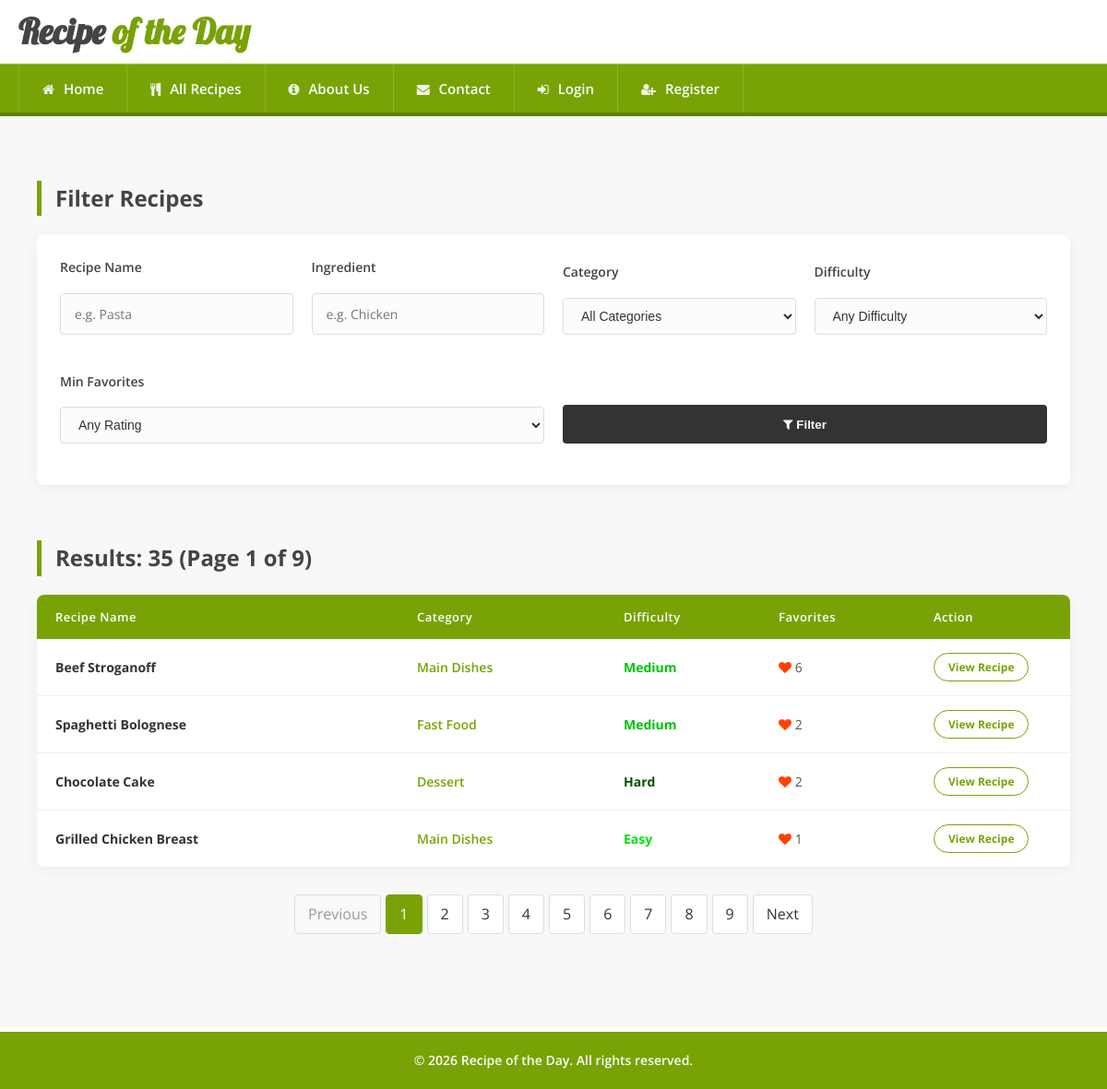
The app's page /recipe_of_the_day/public/all_recipes.php with its own data.
### tables this page shows
CREATE TABLE `recipes` (
  `id` int unsigned NOT NULL AUTO_INCREMENT,
  `title` varchar(150) NOT NULL,
  `description` text,
  `ingredients` text NOT NULL,
  `steps` text NOT NULL,
  `image` varchar(255) DEFAULT NULL,
  `prep_time` int unsigned NOT NULL,
  `difficulty` tinyint NOT NULL,
  `category_id` int unsigned NOT NULL,
  `created_at` datetime DEFAULT CURRENT_TIMESTAMP,
  `updated_at` datetime DEFAULT CURRENT_TIMESTAMP ON UPDATE CURRENT_TIMESTAMP,
  PRIMARY KEY (`id`),
  KEY `idx_title` (`title`),
  KEY `idx_category` (`category_id`),
  CONSTRAINT `fk_recipes_category` FOREIGN KEY (`category_id`) REFERENCES `categories` (`id`) ON DELETE RESTRICT ON UPDATE CASCADE
);

CREATE TABLE `categories` (
  `id` int unsigned NOT NULL AUTO_INCREMENT,
  `name` varchar(50) NOT NULL,
  `created_at` datetime DEFAULT CURRENT_TIMESTAMP,
  PRIMARY KEY (`id`),
  UNIQUE KEY `name` (`name`)
);

### recipe_of_the_day/config/auth.php (called while the page is built, shortened)
<?php
function isLoggedIn(): bool
{
    return isset($_SESSION['user']);
}

### recipe_of_the_day/public/all_recipes.php (the view, shortened to what this page needs)
<head>
    <link rel="stylesheet" href="style.css">
</head>
<?php
require_once "partials/header.php";
$searchQuery  = trim($_GET['q'] ?? '');
$ingredient   = trim($_GET['ingredient'] ?? '');
$categoryId   = $_GET['category'] ?? '';
$difficulty   = $_GET['difficulty'] ?? '';
$minStars     = $_GET['stars'] ?? '';
$limit = 4;
$page = isset($_GET['page']) && is_numeric($_GET['page']) ? (int)$_GET['page'] : 1;
$offset = ($page - 1) * $limit;
$countSql = "
    SELECT COUNT(DISTINCT r.id) as total
    FROM recipes r
    JOIN categories c ON c.id = r.category_id
    LEFT JOIN favorites f ON f.recipe_id = r.id
    WHERE 1=1
";
$countParams = [];
$countStmt = $pdo->prepare($countSql);
$countStmt->execute($countParams);
if ($minStars !== '') {
    $total_rows = $countStmt->rowCount();
} else {
    $total_rows = $countStmt->fetch()['total'];
}
$total_pages = ceil($total_rows / $limit);
$sql = "
    SELECT
        r.id,
        r.title,
        r.ingredients,
        r.difficulty,
        r.created_at,
        c.name AS category,
        COUNT(f.recipe_id) AS favorite_count
    FROM recipes r
    JOIN categories c ON c.id = r.category_id
    LEFT JOIN favorites f ON f.recipe_id = r.id
    WHERE 1=1
";
$params = [];
$sql .= " GROUP BY r.id ";
$sql .= " ORDER BY favorite_count DESC, r.created_at DESC LIMIT ? OFFSET ? ";
$params[] = $limit;
$params[] = $offset;
$stmt = $pdo->prepare($sql);
$stmt->execute($params);
$recipes = $stmt->fetchAll();
function difficultyLabel($level) {
    return match ((int)$level) {
        1 => 'Easy',
        2 => 'Medium',
        3 => 'Hard',
        default => '-'
    };
}
$queryParams = http_build_query([
    'q' => $searchQuery,
    'ingredient' => $ingredient,
    'category' => $categoryId,
    'difficulty' => $difficulty,
    'stars' => $minStars
]);
?>
<div class="container">
    <section class="recipe-search-section">
        <h2 class="section-title">Filter Recipes</h2>
        <form method="GET" class="search-form">
            <div class="form-group">
                <label>Recipe Name</label>
                <input type="text" name="q"
                       value="<?= htmlspecialchars($searchQuery) ?>"
                       class="form-input"
                       placeholder="e.g. Pasta">
            </div>
            <div class="form-group">
                <label>Ingredient</label>
                <input type="text" name="ingredient"
                       value="<?= htmlspecialchars($ingredient) ?>"
                       class="form-input"
                       placeholder="e.g. Chicken">
            </div>
            <div class="form-group">
                <label>Category</label>
                <select name="category" class="form-select">
                    <option value="">All Categories</option>
                </select>
            </div>
            <div class="form-group">
                <label>Difficulty</label>
                <select name="difficulty" class="form-select">
                    <option value="">Any Difficulty</option>
                </select>
            </div>
            <div class="form-group">
                <label>Min Favorites</label>
                <select name="stars" class="form-select">
                    <option value="">Any Rating</option>
                </select>
            </div>
            <div class="form-group" style="justify-content: flex-end;">
                <button type="submit" class="btn btn-secondary">
                    <i class="fa fa-filter"></i> Filter
                </button>
            </div>
        </form>
    </section>
    <section class="search-results-section">
        <h2 class="section-title">Results: <?= $total_rows ?> <?= $total_pages > 1 ? "(Page $page of $total_pages)" : '' ?></h2>
        <?php if ($recipes): ?>
            <div class="table-responsive">
                <table class="recipes-table">
                    <thead>
                        <tr>
                            <th width="35%">Recipe Name</th>
                            <th width="20%">Category</th>
                            <th width="15%">Difficulty</th>
                            <th width="15%">Favorites</th>
                            <th width="15%">Action</th>
                        </tr>
                    </thead>
                    <tbody>
                        <?php foreach ($recipes as $r): ?>
                            <tr>
                                <td style="font-weight: bold; color: #333;">
                                    <?= htmlspecialchars($r['title']) ?>
                                </td>
                                <td style="color: #79a206; font-weight: 600;">
                                    <?= htmlspecialchars($r['category']) ?>
                                </td>
                                <td>
                                    <?php
                                        $diffColor = match($r['difficulty']) {
                                            1 => '#02e00e',
                                            2 => '#00c20a',
                                            3 => '#004f04',
                                            default => '#666'
                                        };
                                    ?>
                                    <span style="color: <?= $diffColor ?>; font-weight: bold;">
                                        <?= difficultyLabel($r['difficulty']) ?>
                                    </span>
                                </td>
                                <td>
                                    <i class="fa fa-heart" style="color: #ff4400;"></i> <?= $r['favorite_count'] ?>
                                </td>
                                <td>
                                    <a href="recipe.php?id=<?= $r['id'] ?>" class="btn-small">
                                        View Recipe
                                    </a>
                                </td>
                            </tr>
                        <?php endforeach; ?>
                    </tbody>
                </table>
            </div>
            <?php if ($total_pages > 1): ?>
            <nav aria-label="Page navigation">
                <ul class="pagination">
                    <li class="page-item <?= ($page <= 1) ? 'disabled' : '' ?>">
                        <a class="page-link" href="?<?= $queryParams ?>&page=<?= $page - 1 ?>">Previous</a>
                    </li>
                    <?php for ($i = 1; $i <= $total_pages; $i++): ?>
                        <li class="page-item <?= ($page == $i) ? 'active' : '' ?>">
                            <a class="page-link" href="?<?= $queryParams ?>&page=<?= $i ?>"><?= $i ?></a>
                        </li>
                    <?php endfor; ?>
                    <li class="page-item <?= ($page >= $total_pages) ? 'disabled' : '' ?>">
                        <a class="page-link" href="?<?= $queryParams ?>&page=<?= $page + 1 ?>">Next</a>
                    </li>
                </ul>
            </nav>
            <?php endif; ?>
        <?php endif; ?>
    </section>
</div>
<?php require_once "partials/footer.php"; ?>

### recipe_of_the_day/public/partials/header.php (shortened to what this page needs)
<?php
require_once __DIR__ . '/../../config/auth.php';
?>
<!DOCTYPE html>
<html lang="tr">
<head>
    <link rel="stylesheet" href="https://cdnjs.cloudflare.com/ajax/libs/font-awesome/4.7.0/css/font-awesome.min.css">
</head>
<body>
<header class="site-header">
    <div class="header-top">
        <div class="container">
            <h1 class="site-logo">
                <a href="<?= BASE_URL ?>/public/index.php">
                    <span class="logo-text-1">Recipe</span> <span class="logo-text-2">of the Day</span>
                </a>
            </h1>
        </div>
    </div>
    <nav class="site-nav">
        <div class="container nav-container">
            <div class="nav-links" id="navLinks">
                <a href="<?= BASE_URL ?>/public/index.php" class="nav-link">
                    <i class="fa fa-home"></i> Home
                </a>
                <a href="<?= BASE_URL ?>/public/all_recipes.php" class="nav-link">
                    <i class="fa fa-cutlery"></i> All Recipes
                </a>
                <a href="<?= BASE_URL ?>/public/about_us.php" class="nav-link">
                    <i class="fa fa-info-circle"></i> About Us
                </a>
                <a href="<?= BASE_URL ?>/public/contact.php" class="nav-link">
                    <i class="fa fa-envelope"></i> Contact
                </a>
                <?php if (isLoggedIn()): ?>
                    <a href="<?= BASE_URL ?>/user/my_cookbook.php" class="nav-link">
                        <i class="fa fa-heart"></i> My Cookbook
                    </a>
                    <a href="<?= BASE_URL ?>/public/login/logout.php" class="nav-link">
                        <i class="fa fa-sign-out"></i> Logout
                    </a>
                <?php else: ?>
                    <a href="<?= BASE_URL ?>/public/login/login.php" class="nav-link">
                        <i class="fa fa-sign-in"></i> Login
                    </a>
                    <a href="<?= BASE_URL ?>/public/login/register.php" class="nav-link">
                        <i class="fa fa-user-plus"></i> Register
                    </a>
                <?php endif; ?>
            </div>
        </div>
    </nav>
</header>
<main class="site-content">

### recipe_of_the_day/public/partials/footer.php
</main> <footer class="site-footer">
    <div class="footer-container">
        <p class="footer-text">
            &copy; <?= date('Y') ?> Recipe of the Day. All rights reserved.
        </p>
    </div>
</footer>
</body>
</html>

### recipe_of_the_day/public/style.css (style rules this page uses)
* { box-sizing: border-box; margin: 0; padding: 0; }
html, body { width: 100%; margin: 0 !important; padding: 0 !important; overflow-x: hidden; height: 100%; }
body { font-family: 'Open Sans', sans-serif; background-color: #f8f8f8; color: #333; line-height: 1.6; display: flex; flex-direction: column; }
a { text-decoration: none; color: inherit; }
a, button, .recipe-list-item, .featured-content { transition: all 0.3s ease; }
ul, li { list-style: none; margin: 0; padding: 0; }
.site-header { width: 100%; background-color: #fff; flex-shrink: 0; }
.header-top { width: 100%; padding: 15px 20px; background-color: #fff; border-bottom: 1px solid #eee; }
.site-logo { margin: 0; line-height: 1; display: flex; }
.site-logo a { font-size: 38px; display: inline-flex; align-items: center; gap: 8px; text-decoration: none; }
.logo-text-1 { font-family: 'Lobster', cursive; color: #444; }
.logo-text-2 { font-family: 'Lobster', cursive; color: #79a206; }
.site-nav { width: 100%; position: relative; background-color: #79a206; border-top: 1px solid #9ccf14; border-bottom: 4px solid #5e7f04; padding: 0; }
.nav-container { width: 100%; display: flex; justify-content: flex-start; align-items: center; padding-left: 0; }
.nav-links { display: flex; flex-wrap: wrap; margin-left: 20px; }
.nav-link { display: block; color: #fff; font-weight: 600; padding: 14px 25px; font-size: 15px; border-right: 1px solid rgba(255,255,255,0.15); }
.nav-link i { margin-right: 6px; font-size: 14px; opacity: 0.9; }
.nav-link:first-child { border-left: 1px solid rgba(255,255,255,0.15); }
.site-content { padding: 40px 20px; flex: 1; }
.site-footer { background-color: #79a206; color: #fff; padding: 20px 0; width: 100%; border-top: 5px solid #fff; flex-shrink: 0; text-align: center; }
.footer-container { padding: 0; width: 100%; }
.footer-text { font-size: 14px; font-weight: 600; }
.recipe-search-section, .search-results-section { max-width: 1200px; margin: 0 auto; padding: 30px 20px; }
.section-title { font-size: 24px; color: #444; margin-bottom: 20px; font-family: 'Open Sans', sans-serif; border-left: 5px solid #79a206; padding-left: 15px; }
.search-form { background-color: #fff; padding: 25px; border-radius: 8px; box-shadow: 0 4px 15px rgba(0,0,0,0.05); display: flex; flex-wrap: wrap; gap: 20px; align-items: flex-end; }
.form-group { flex: 1; min-width: 200px; display: flex; flex-direction: column; gap: 8px; }
.form-group label { font-size: 14px; font-weight: 600; color: #555; }
.form-input, .form-select { padding: 10px 15px; border: 1px solid #ddd; border-radius: 4px; font-size: 14px; color: #333; transition: all 0.3s ease; background-color: #fcfcfc; }
.btn-secondary { background-color: #333; color: #fff; padding: 11px 30px; border: none; border-radius: 4px; cursor: pointer; font-weight: 600; transition: background 0.3s; height: 42px; }
.recipes-table { width: 100%; border-collapse: separate; border-spacing: 0; background-color: #fff; border-radius: 8px; overflow: hidden; box-shadow: 0 4px 15px rgba(0,0,0,0.05); }
.recipes-table thead { background-color: #79a206; color: #fff; }
.recipes-table th { padding: 15px 20px; text-align: left; font-weight: 600; font-size: 13px; letter-spacing: 0.5px; }
.recipes-table td { padding: 15px 20px; font-size: 14px; border-bottom: 1px solid #eee; color: #555; vertical-align: middle; }
.recipes-table tbody tr:last-child td { border-bottom: none; }
.btn-small { background-color: #fff; color: #79a206; border: 1px solid #79a206; padding: 6px 15px; border-radius: 20px; font-size: 12px; font-weight: bold; transition: all 0.3s; display: inline-block; }
.form-group { margin-bottom: 20px; }
.form-group label { display: block; font-weight: 600; color: #444; margin-bottom: 8px; font-size: 14px; }
.form-input { width: 100%; padding: 12px 15px; border: 1px solid #ddd; border-radius: 4px; font-size: 14px; background-color: #fcfcfc; transition: 0.3s; font-family: 'Open Sans', sans-serif; }

### records on screen
recipes: title "Beef Stroganoff", category.name "Main Dishes", difficulty "Medium", favorite_count "6"
recipes: title "Spaghetti Bolognese", category.name "Fast Food", difficulty "Medium", favorite_count "2"
recipes: title "Chocolate Cake", category.name "Dessert", difficulty "Hard", favorite_count "2"
recipes: title "Grilled Chicken Breast", category.name "Main Dishes", difficulty "Easy", favorite_count "1"

### other values on screen
$total_rows "35"
$page "1"
$total_pages "9"
